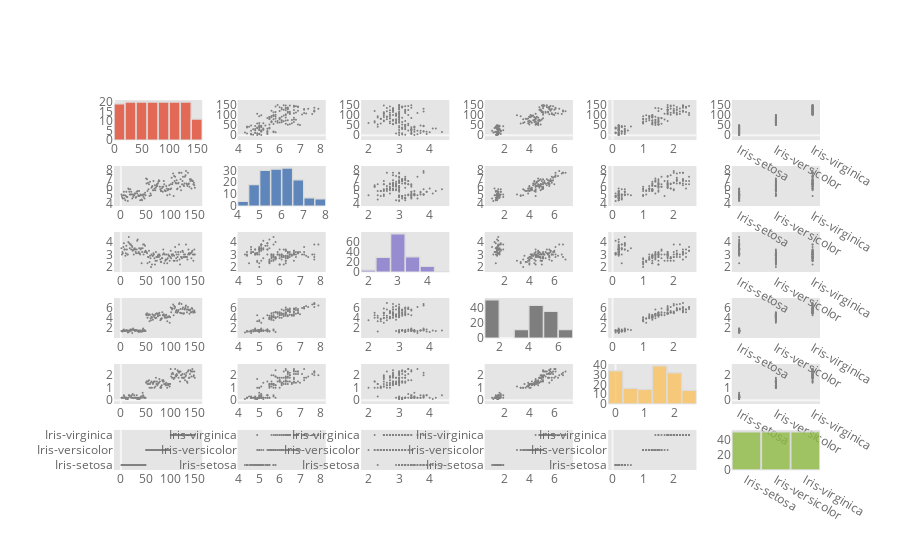

Notebook code for this chart:
### Code cell
df.scatter_matrix()

### Figure 1 — Plotly figure (JSON) as saved in the notebook; plotly's stock layout.template omitted (floating-point values rounded to 4 significant figures; data arrays with more than 128 entries replaced by an {"elided": "..."} marker saying what was removed)
{"data": [{"histfunc": "count", "histnorm": "", "marker": {"color": "rgba(226, 74, 51, 1.0)", "line": {"color": "#D9D9D9", "width": 1.3}}, "name": "Id", "nbinsx": 10, "opacity": 0.8, "orientation": "v", "type": "histogram", "x": {"elided": "150 int values"}, "xaxis": "x", "yaxis": "y"}, {"line": {"color": "rgba(128, 128, 128, 1.0)", "dash": "solid", "shape": "linear", "width": 1.3}, "marker": {"size": 2, "symbol": "circle"}, "mode": "markers", "name": "Id", "text": "", "type": "scatter", "x": {"elided": "150 float values"}, "xaxis": "x2", "y": {"elided": "150 int values"}, "yaxis": "y2"}, {"line": {"color": "rgba(128, 128, 128, 1.0)", "dash": "solid", "shape": "linear", "width": 1.3}, "marker": {"size": 2, "symbol": "circle"}, "mode": "markers", "name": "Id", "text": "", "type": "scatter", "x": {"elided": "150 float values"}, "xaxis": "x3", "y": {"elided": "150 int values"}, "yaxis": "y3"}, {"line": {"color": "rgba(128, 128, 128, 1.0)", "dash": "solid", "shape": "linear", "width": 1.3}, "marker": {"size": 2, "symbol": "circle"}, "mode": "markers", "name": "Id", "text": "", "type": "scatter", "x": {"elided": "150 float values"}, "xaxis": "x4", "y": {"elided": "150 int values"}, "yaxis": "y4"}, {"line": {"color": "rgba(128, 128, 128, 1.0)", "dash": "solid", "shape": "linear", "width": 1.3}, "marker": {"size": 2, "symbol": "circle"}, "mode": "markers", "name": "Id", "text": "", "type": "scatter", "x": {"elided": "150 float values"}, "xaxis": "x5", "y": {"elided": "150 int values"}, "yaxis": "y5"}, {"line": {"color": "rgba(128, 128, 128, 1.0)", "dash": "solid", "shape": "linear", "width": 1.3}, "marker": {"size": 2, "symbol": "circle"}, "mode": "markers", "name": "Id", "text": "", "type": "scatter", "x": {"elided": "150 str values"}, "xaxis": "x6", "y": {"elided": "150 int values"}, "yaxis": "y6"}, {"line": {"color": "rgba(128, 128, 128, 1.0)", "dash": "solid", "shape": "linear", "width": 1.3}, "marker": {"size": 2, "symbol": "circle"}, "mode": "markers", "name": "SepalLengthCm", "text": "", "type": "scatter", "x": {"elided": "150 int values"}, "xaxis": "x7", "y": {"elided": "150 float values"}, "yaxis": "y7"}, {"histfunc": "count", "histnorm": "", "marker": {"color": "rgba(62, 111, 176, 1.0)", "line": {"color": "#D9D9D9", "width": 1.3}}, "name": "SepalLengthCm", "nbinsx": 10, "opacity": 0.8, "orientation": "v", "type": "histogram", "x": {"elided": "150 float values"}, "xaxis": "x8", "yaxis": "y8"}, {"line": {"color": "rgba(128, 128, 128, 1.0)", "dash": "solid", "shape": "linear", "width": 1.3}, "marker": {"size": 2, "symbol": "circle"}, "mode": "markers", "name": "SepalLengthCm", "text": "", "type": "scatter", "x": {"elided": "150 float values"}, "xaxis": "x9", "y": {"elided": "150 float values"}, "yaxis": "y9"}, {"line": {"color": "rgba(128, 128, 128, 1.0)", "dash": "solid", "shape": "linear", "width": 1.3}, "marker": {"size": 2, "symbol": "circle"}, "mode": "markers", "name": "SepalLengthCm", "text": "", "type": "scatter", "x": {"elided": "150 float values"}, "xaxis": "x10", "y": {"elided": "150 float values"}, "yaxis": "y10"}, {"line": {"color": "rgba(128, 128, 128, 1.0)", "dash": "solid", "shape": "linear", "width": 1.3}, "marker": {"size": 2, "symbol": "circle"}, "mode": "markers", "name": "SepalLengthCm", "text": "", "type": "scatter", "x": {"elided": "150 float values"}, "xaxis": "x11", "y": {"elided": "150 float values"}, "yaxis": "y11"}, {"line": {"color": "rgba(128, 128, 128, 1.0)", "dash": "solid", "shape": "linear", "width": 1.3}, "marker": {"size": 2, "symbol": "circle"}, "mode": "markers", "name": "SepalLengthCm", "text": "", "type": "scatter", "x": {"elided": "150 str values"}, "xaxis": "x12", "y": {"elided": "150 float values"}, "yaxis": "y12"}, {"line": {"color": "rgba(128, 128, 128, 1.0)", "dash": "solid", "shape": "linear", "width": 1.3}, "marker": {"size": 2, "symbol": "circle"}, "mode": "markers", "name": "SepalWidthCm", "text": "", "type": "scatter", "x": {"elided": "150 int values"}, "xaxis": "x13", "y": {"elided": "150 float values"}, "yaxis": "y13"}, {"line": {"color": "rgba(128, 128, 128, 1.0)", "dash": "solid", "shape": "linear", "width": 1.3}, "marker": {"size": 2, "symbol": "circle"}, "mode": "markers", "name": "SepalWidthCm", "text": "", "type": "scatter", "x": {"elided": "150 float values"}, "xaxis": "x14", "y": {"elided": "150 float values"}, "yaxis": "y14"}, {"histfunc": "count", "histnorm": "", "marker": {"color": "rgba(132, 118, 202, 1.0)", "line": {"color": "#D9D9D9", "width": 1.3}}, "name": "SepalWidthCm", "nbinsx": 10, "opacity": 0.8, "orientation": "v", "type": "histogram", "x": {"elided": "150 float values"}, "xaxis": "x15", "yaxis": "y15"}, {"line": {"color": "rgba(128, 128, 128, 1.0)", "dash": "solid", "shape": "linear", "width": 1.3}, "marker": {"size": 2, "symbol": "circle"}, "mode": "markers", "name": "SepalWidthCm", "text": "", "type": "scatter", "x": {"elided": "150 float values"}, "xaxis": "x16", "y": {"elided": "150 float values"}, "yaxis": "y16"}, {"line": {"color": "rgba(128, 128, 128, 1.0)", "dash": "solid", "shape": "linear", "width": 1.3}, "marker": {"size": 2, "symbol": "circle"}, "mode": "markers", "name": "SepalWidthCm", "text": "", "type": "scatter", "x": {"elided": "150 float values"}, "xaxis": "x17", "y": {"elided": "150 float values"}, "yaxis": "y17"}, {"line": {"color": "rgba(128, 128, 128, 1.0)", "dash": "solid", "shape": "linear", "width": 1.3}, "marker": {"size": 2, "symbol": "circle"}, "mode": "markers", "name": "SepalWidthCm", "text": "", "type": "scatter", "x": {"elided": "150 str values"}, "xaxis": "x18", "y": {"elided": "150 float values"}, "yaxis": "y18"}, {"line": {"color": "rgba(128, 128, 128, 1.0)", "dash": "solid", "shape": "linear", "width": 1.3}, "marker": {"size": 2, "symbol": "circle"}, "mode": "markers", "name": "PetalLengthCm", "text": "", "type": "scatter", "x": {"elided": "150 int values"}, "xaxis": "x19", "y": {"elided": "150 float values"}, "yaxis": "y19"}, {"line": {"color": "rgba(128, 128, 128, 1.0)", "dash": "solid", "shape": "linear", "width": 1.3}, "marker": {"size": 2, "symbol": "circle"}, "mode": "markers", "name": "PetalLengthCm", "text": "", "type": "scatter", "x": {"elided": "150 float values"}, "xaxis": "x20", "y": {"elided": "150 float values"}, "yaxis": "y20"}, {"line": {"color": "rgba(128, 128, 128, 1.0)", "dash": "solid", "shape": "linear", "width": 1.3}, "marker": {"size": 2, "symbol": "circle"}, "mode": "markers", "name": "PetalLengthCm", "text": "", "type": "scatter", "x": {"elided": "150 float values"}, "xaxis": "x21", "y": {"elided": "150 float values"}, "yaxis": "y21"}, {"histfunc": "count", "histnorm": "", "marker": {"color": "rgba(101, 101, 101, 1.0)", "line": {"color": "#D9D9D9", "width": 1.3}}, "name": "PetalLengthCm", "nbinsx": 10, "opacity": 0.8, "orientation": "v", "type": "histogram", "x": {"elided": "150 float values"}, "xaxis": "x22", "yaxis": "y22"}, {"line": {"color": "rgba(128, 128, 128, 1.0)", "dash": "solid", "shape": "linear", "width": 1.3}, "marker": {"size": 2, "symbol": "circle"}, "mode": "markers", "name": "PetalLengthCm", "text": "", "type": "scatter", "x": {"elided": "150 float values"}, "xaxis": "x23", "y": {"elided": "150 float values"}, "yaxis": "y23"}, {"line": {"color": "rgba(128, 128, 128, 1.0)", "dash": "solid", "shape": "linear", "width": 1.3}, "marker": {"size": 2, "symbol": "circle"}, "mode": "markers", "name": "PetalLengthCm", "text": "", "type": "scatter", "x": {"elided": "150 str values"}, "xaxis": "x24", "y": {"elided": "150 float values"}, "yaxis": "y24"}, {"line": {"color": "rgba(128, 128, 128, 1.0)", "dash": "solid", "shape": "linear", "width": 1.3}, "marker": {"size": 2, "symbol": "circle"}, "mode": "markers", "name": "PetalWidthCm", "text": "", "type": "scatter", "x": {"elided": "150 int values"}, "xaxis": "x25", "y": {"elided": "150 float values"}, "yaxis": "y25"}, {"line": {"color": "rgba(128, 128, 128, 1.0)", "dash": "solid", "shape": "linear", "width": 1.3}, "marker": {"size": 2, "symbol": "circle"}, "mode": "markers", "name": "PetalWidthCm", "text": "", "type": "scatter", "x": {"elided": "150 float values"}, "xaxis": "x26", "y": {"elided": "150 float values"}, "yaxis": "y26"}, {"line": {"color": "rgba(128, 128, 128, 1.0)", "dash": "solid", "shape": "linear", "width": 1.3}, "marker": {"size": 2, "symbol": "circle"}, "mode": "markers", "name": "PetalWidthCm", "text": "", "type": "scatter", "x": {"elided": "150 float values"}, "xaxis": "x27", "y": {"elided": "150 float values"}, "yaxis": "y27"}, {"line": {"color": "rgba(128, 128, 128, 1.0)", "dash": "solid", "shape": "linear", "width": 1.3}, "marker": {"size": 2, "symbol": "circle"}, "mode": "markers", "name": "PetalWidthCm", "text": "", "type": "scatter", "x": {"elided": "150 float values"}, "xaxis": "x28", "y": {"elided": "150 float values"}, "yaxis": "y28"}, {"histfunc": "count", "histnorm": "", "marker": {"color": "rgba(251, 193, 94, 1.0)", "line": {"color": "#D9D9D9", "width": 1.3}}, "name": "PetalWidthCm", "nbinsx": 10, "opacity": 0.8, "orientation": "v", "type": "histogram", "x": {"elided": "150 float values"}, "xaxis": "x29", "yaxis": "y29"}, {"line": {"color": "rgba(128, 128, 128, 1.0)", "dash": "solid", "shape": "linear", "width": 1.3}, "marker": {"size": 2, "symbol": "circle"}, "mode": "markers", "name": "PetalWidthCm", "text": "", "type": "scatter", "x": {"elided": "150 str values"}, "xaxis": "x30", "y": {"elided": "150 float values"}, "yaxis": "y30"}, {"line": {"color": "rgba(128, 128, 128, 1.0)", "dash": "solid", "shape": "linear", "width": 1.3}, "marker": {"size": 2, "symbol": "circle"}, "mode": "markers", "name": "Species", "text": "", "type": "scatter", "x": {"elided": "150 int values"}, "xaxis": "x31", "y": {"elided": "150 str values"}, "yaxis": "y31"}, {"line": {"color": "rgba(128, 128, 128, 1.0)", "dash": "solid", "shape": "linear", "width": 1.3}, "marker": {"size": 2, "symbol": "circle"}, "mode": "markers", "name": "Species", "text": "", "type": "scatter", "x": {"elided": "150 float values"}, "xaxis": "x32", "y": {"elided": "150 str values"}, "yaxis": "y32"}, {"line": {"color": "rgba(128, 128, 128, 1.0)", "dash": "solid", "shape": "linear", "width": 1.3}, "marker": {"size": 2, "symbol": "circle"}, "mode": "markers", "name": "Species", "text": "", "type": "scatter", "x": {"elided": "150 float values"}, "xaxis": "x33", "y": {"elided": "150 str values"}, "yaxis": "y33"}, {"line": {"color": "rgba(128, 128, 128, 1.0)", "dash": "solid", "shape": "linear", "width": 1.3}, "marker": {"size": 2, "symbol": "circle"}, "mode": "markers", "name": "Species", "text": "", "type": "scatter", "x": {"elided": "150 float values"}, "xaxis": "x34", "y": {"elided": "150 str values"}, "yaxis": "y34"}, {"line": {"color": "rgba(128, 128, 128, 1.0)", "dash": "solid", "shape": "linear", "width": 1.3}, "marker": {"size": 2, "symbol": "circle"}, "mode": "markers", "name": "Species", "text": "", "type": "scatter", "x": {"elided": "150 float values"}, "xaxis": "x35", "y": {"elided": "150 str values"}, "yaxis": "y35"}, {"histfunc": "count", "histnorm": "", "marker": {"color": "rgba(142, 186, 66, 1.0)", "line": {"color": "#D9D9D9", "width": 1.3}}, "name": "Species", "nbinsx": 10, "opacity": 0.8, "orientation": "v", "type": "histogram", "x": {"elided": "150 str values"}, "xaxis": "x36", "yaxis": "y36"}], "layout": {"bargap": 0.02, "legend": {"bgcolor": "#FFFFFF", "font": {"color": "#666666"}}, "paper_bgcolor": "#FFFFFF", "plot_bgcolor": "#E5E5E5", "showlegend": false, "title": {"font": {"color": "#151516"}}, "xaxis": {"anchor": "y", "domain": [0, 0.125], "gridcolor": "#F6F6F6", "showgrid": false, "tickfont": {"color": "#666666"}, "title": {"font": {"color": "#666666"}, "text": ""}, "zerolinecolor": "#F6F6F6"}, "xaxis10": {"anchor": "y10", "domain": [0.525, 0.65], "gridcolor": "#F6F6F6", "showgrid": false, "tickfont": {"color": "#666666"}, "title": {"font": {"color": "#666666"}, "text": ""}, "zerolinecolor": "#F6F6F6"}, "xaxis11": {"anchor": "y11", "domain": [0.7, 0.825], "gridcolor": "#F6F6F6", "showgrid": false, "tickfont": {"color": "#666666"}, "title": {"font": {"color": "#666666"}, "text": ""}, "zerolinecolor": "#F6F6F6"}, "xaxis12": {"anchor": "y12", "domain": [0.875, 1], "gridcolor": "#F6F6F6", "showgrid": false, "tickfont": {"color": "#666666"}, "title": {"font": {"color": "#666666"}, "text": ""}, "zerolinecolor": "#F6F6F6"}, "xaxis13": {"anchor": "y13", "domain": [0, 0.125], "gridcolor": "#F6F6F6", "showgrid": false, "tickfont": {"color": "#666666"}, "title": {"font": {"color": "#666666"}, "text": ""}, "zerolinecolor": "#F6F6F6"}, "xaxis14": {"anchor": "y14", "domain": [0.175, 0.3], "gridcolor": "#F6F6F6", "showgrid": false, "tickfont": {"color": "#666666"}, "title": {"font": {"color": "#666666"}, "text": ""}, "zerolinecolor": "#F6F6F6"}, "xaxis15": {"anchor": "y15", "domain": [0.35, 0.475], "gridcolor": "#F6F6F6", "showgrid": false, "tickfont": {"color": "#666666"}, "title": {"font": {"color": "#666666"}, "text": ""}, "zerolinecolor": "#F6F6F6"}, "xaxis16": {"anchor": "y16", "domain": [0.525, 0.65], "gridcolor": "#F6F6F6", "showgrid": false, "tickfont": {"color": "#666666"}, "title": {"font": {"color": "#666666"}, "text": ""}, "zerolinecolor": "#F6F6F6"}, "xaxis17": {"anchor": "y17", "domain": [0.7, 0.825], "gridcolor": "#F6F6F6", "showgrid": false, "tickfont": {"color": "#666666"}, "title": {"font": {"color": "#666666"}, "text": ""}, "zerolinecolor": "#F6F6F6"}, "xaxis18": {"anchor": "y18", "domain": [0.875, 1], "gridcolor": "#F6F6F6", "showgrid": false, "tickfont": {"color": "#666666"}, "title": {"font": {"color": "#666666"}, "text": ""}, "zerolinecolor": "#F6F6F6"}, "xaxis19": {"anchor": "y19", "domain": [0, 0.125], "gridcolor": "#F6F6F6", "showgrid": false, "tickfont": {"color": "#666666"}, "title": {"font": {"color": "#666666"}, "text": ""}, "zerolinecolor": "#F6F6F6"}, "xaxis2": {"anchor": "y2", "domain": [0.175, 0.3], "gridcolor": "#F6F6F6", "showgrid": false, "tickfont": {"color": "#666666"}, "title": {"font": {"color": "#666666"}, "text": ""}, "zerolinecolor": "#F6F6F6"}, "xaxis20": {"anchor": "y20", "domain": [0.175, 0.3], "gridcolor": "#F6F6F6", "showgrid": false, "tickfont": {"color": "#666666"}, "title": {"font": {"color": "#666666"}, "text": ""}, "zerolinecolor": "#F6F6F6"}, "xaxis21": {"anchor": "y21", "domain": [0.35, 0.475], "gridcolor": "#F6F6F6", "showgrid": false, "tickfont": {"color": "#666666"}, "title": {"font": {"color": "#666666"}, "text": ""}, "zerolinecolor": "#F6F6F6"}, "xaxis22": {"anchor": "y22", "domain": [0.525, 0.65], "gridcolor": "#F6F6F6", "showgrid": false, "tickfont": {"color": "#666666"}, "title": {"font": {"color": "#666666"}, "text": ""}, "zerolinecolor": "#F6F6F6"}, "xaxis23": {"anchor": "y23", "domain": [0.7, 0.825], "gridcolor": "#F6F6F6", "showgrid": false, "tickfont": {"color": "#666666"}, "title": {"font": {"color": "#666666"}, "text": ""}, "zerolinecolor": "#F6F6F6"}, "xaxis24": {"anchor": "y24", "domain": [0.875, 1], "gridcolor": "#F6F6F6", "showgrid": false, "tickfont": {"color": "#666666"}, "title": {"font": {"color": "#666666"}, "text": ""}, "zerolinecolor": "#F6F6F6"}, "xaxis25": {"anchor": "y25", "domain": [0, 0.125], "gridcolor": "#F6F6F6", "showgrid": false, "tickfont": {"color": "#666666"}, "title": {"font": {"color": "#666666"}, "text": ""}, "zerolinecolor": "#F6F6F6"}, "xaxis26": {"anchor": "y26", "domain": [0.175, 0.3], "gridcolor": "#F6F6F6", "showgrid": false, "tickfont": {"color": "#666666"}, "title": {"font": {"color": "#666666"}, "text": ""}, "zerolinecolor": "#F6F6F6"}, "xaxis27": {"anchor": "y27", "domain": [0.35, 0.475], "gridcolor": "#F6F6F6", "showgrid": false, "tickfont": {"color": "#666666"}, "title": {"font": {"color": "#666666"}, "text": ""}, "zerolinecolor": "#F6F6F6"}, "xaxis28": {"anchor": "y28", "domain": [0.525, 0.65], "gridcolor": "#F6F6F6", "showgrid": false, "tickfont": {"color": "#666666"}, "title": {"font": {"color": "#666666"}, "text": ""}, "zerolinecolor": "#F6F6F6"}, "xaxis29": {"anchor": "y29", "domain": [0.7, 0.825], "gridcolor": "#F6F6F6", "showgrid": false, "tickfont": {"color": "#666666"}, "title": {"font": {"color": "#666666"}, "text": ""}, "zerolinecolor": "#F6F6F6"}, "xaxis3": {"anchor": "y3", "domain": [0.35, 0.475], "gridcolor": "#F6F6F6", "showgrid": false, "tickfont": {"color": "#666666"}, "title": {"font": {"color": "#666666"}, "text": ""}, "zerolinecolor": "#F6F6F6"}, "xaxis30": {"anchor": "y30", "domain": [0.875, 1], "gridcolor": "#F6F6F6", "showgrid": false, "tickfont": {"color": "#666666"}, "title": {"font": {"color": "#666666"}, "text": ""}, "zerolinecolor": "#F6F6F6"}, "xaxis31": {"anchor": "y31", "domain": [0, 0.125], "gridcolor": "#F6F6F6", "showgrid": false, "tickfont": {"color": "#666666"}, "title": {"font": {"color": "#666666"}, "text": ""}, "zerolinecolor": "#F6F6F6"}, "xaxis32": {"anchor": "y32", "domain": [0.175, 0.3], "gridcolor": "#F6F6F6", "showgrid": false, "tickfont": {"color": "#666666"}, "title": {"font": {"color": "#666666"}, "text": ""}, "zerolinecolor": "#F6F6F6"}, "xaxis33": {"anchor": "y33", "domain": [0.35, 0.475], "gridcolor": "#F6F6F6", "showgrid": false, "tickfont": {"color": "#666666"}, "title": {"font": {"color": "#666666"}, "text": ""}, "zerolinecolor": "#F6F6F6"}, "xaxis34": {"anchor": "y34", "domain": [0.525, 0.65], "gridcolor": "#F6F6F6", "showgrid": false, "tickfont": {"color": "#666666"}, "title": {"font": {"color": "#666666"}, "text": ""}, "zerolinecolor": "#F6F6F6"}, "xaxis35": {"anchor": "y35", "domain": [0.7, 0.825], "gridcolor": "#F6F6F6", "showgrid": false, "tickfont": {"color": "#666666"}, "title": {"font": {"color": "#666666"}, "text": ""}, "zerolinecolor": "#F6F6F6"}, "xaxis36": {"anchor": "y36", "domain": [0.875, 1], "gridcolor": "#F6F6F6", "showgrid": false, "tickfont": {"color": "#666666"}, "title": {"font": {"color": "#666666"}, "text": ""}, "zerolinecolor": "#F6F6F6"}, "xaxis4": {"anchor": "y4", "domain": [0.525, 0.65], "gridcolor": "#F6F6F6", "showgrid": false, "tickfont": {"color": "#666666"}, "title": {"font": {"color": "#666666"}, "text": ""}, "zerolinecolor": "#F6F6F6"}, "xaxis5": {"anchor": "y5", "domain": [0.7, 0.825], "gridcolor": "#F6F6F6", "showgrid": false, "tickfont": {"color": "#666666"}, "title": {"font": {"color": "#666666"}, "text": ""}, "zerolinecolor": "#F6F6F6"}, "xaxis6": {"anchor": "y6", "domain": [0.875, 1], "gridcolor": "#F6F6F6", "showgrid": false, "tickfont": {"color": "#666666"}, "title": {"font": {"color": "#666666"}, "text": ""}, "zerolinecolor": "#F6F6F6"}, "xaxis7": {"anchor": "y7", "domain": [0, 0.125], "gridcolor": "#F6F6F6", "showgrid": false, "tickfont": {"color": "#666666"}, "title": {"font": {"color": "#666666"}, "text": ""}, "zerolinecolor": "#F6F6F6"}, "xaxis8": {"anchor": "y8", "domain": [0.175, 0.3], "gridcolor": "#F6F6F6", "showgrid": false, "tickfont": {"color": "#666666"}, "title": {"font": {"color": "#666666"}, "text": ""}, "zerolinecolor": "#F6F6F6"}, "xaxis9": {"anchor": "y9", "domain": [0.35, 0.475], "gridcolor": "#F6F6F6", "showgrid": false, "tickfont": {"color": "#666666"}, "title": {"font": {"color": "#666666"}, "text": ""}, "zerolinecolor": "#F6F6F6"}, "yaxis": {"anchor": "x", "domain": [0.8917, 1.0], "gridcolor": "#F6F6F6", "showgrid": false, "tickfont": {"color": "#666666"}, "title": {"font": {"color": "#666666"}, "text": ""}, "zerolinecolor": "#F6F6F6"}, "yaxis10": {"anchor": "x10", "domain": [0.7133, 0.8217], "gridcolor": "#F6F6F6", "showgrid": false, "tickfont": {"color": "#666666"}, "title": {"font": {"color": "#666666"}, "text": ""}, "zerolinecolor": "#F6F6F6"}, "yaxis11": {"anchor": "x11", "domain": [0.7133, 0.8217], "gridcolor": "#F6F6F6", "showgrid": false, "tickfont": {"color": "#666666"}, "title": {"font": {"color": "#666666"}, "text": ""}, "zerolinecolor": "#F6F6F6"}, "yaxis12": {"anchor": "x12", "domain": [0.7133, 0.8217], "gridcolor": "#F6F6F6", "showgrid": false, "tickfont": {"color": "#666666"}, "title": {"font": {"color": "#666666"}, "text": ""}, "zerolinecolor": "#F6F6F6"}, "yaxis13": {"anchor": "x13", "domain": [0.535, 0.6433], "gridcolor": "#F6F6F6", "showgrid": false, "tickfont": {"color": "#666666"}, "title": {"font": {"color": "#666666"}, "text": ""}, "zerolinecolor": "#F6F6F6"}, "yaxis14": {"anchor": "x14", "domain": [0.535, 0.6433], "gridcolor": "#F6F6F6", "showgrid": false, "tickfont": {"color": "#666666"}, "title": {"font": {"color": "#666666"}, "text": ""}, "zerolinecolor": "#F6F6F6"}, "yaxis15": {"anchor": "x15", "domain": [0.535, 0.6433], "gridcolor": "#F6F6F6", "showgrid": false, "tickfont": {"color": "#666666"}, "title": {"font": {"color": "#666666"}, "text": ""}, "zerolinecolor": "#F6F6F6"}, "yaxis16": {"anchor": "x16", "domain": [0.535, 0.6433], "gridcolor": "#F6F6F6", "showgrid": false, "tickfont": {"color": "#666666"}, "title": {"font": {"color": "#666666"}, "text": ""}, "zerolinecolor": "#F6F6F6"}, "yaxis17": {"anchor": "x17", "domain": [0.535, 0.6433], "gridcolor": "#F6F6F6", "showgrid": false, "tickfont": {"color": "#666666"}, "title": {"font": {"color": "#666666"}, "text": ""}, "zerolinecolor": "#F6F6F6"}, "yaxis18": {"anchor": "x18", "domain": [0.535, 0.6433], "gridcolor": "#F6F6F6", "showgrid": false, "tickfont": {"color": "#666666"}, "title": {"font": {"color": "#666666"}, "text": ""}, "zerolinecolor": "#F6F6F6"}, "yaxis19": {"anchor": "x19", "domain": [0.3567, 0.465], "gridcolor": "#F6F6F6", "showgrid": false, "tickfont": {"color": "#666666"}, "title": {"font": {"color": "#666666"}, "text": ""}, "zerolinecolor": "#F6F6F6"}, "yaxis2": {"anchor": "x2", "domain": [0.8917, 1.0], "gridcolor": "#F6F6F6", "showgrid": false, "tickfont": {"color": "#666666"}, "title": {"font": {"color": "#666666"}, "text": ""}, "zerolinecolor": "#F6F6F6"}, "yaxis20": {"anchor": "x20", "domain": [0.3567, 0.465], "gridcolor": "#F6F6F6", "showgrid": false, "tickfont": {"color": "#666666"}, "title": {"font": {"color": "#666666"}, "text": ""}, "zerolinecolor": "#F6F6F6"}, "yaxis21": {"anchor": "x21", "domain": [0.3567, 0.465], "gridcolor": "#F6F6F6", "showgrid": false, "tickfont": {"color": "#666666"}, "title": {"font": {"color": "#666666"}, "text": ""}, "zerolinecolor": "#F6F6F6"}, "yaxis22": {"anchor": "x22", "domain": [0.3567, 0.465], "gridcolor": "#F6F6F6", "showgrid": false, "tickfont": {"color": "#666666"}, "title": {"font": {"color": "#666666"}, "text": ""}, "zerolinecolor": "#F6F6F6"}, "yaxis23": {"anchor": "x23", "domain": [0.3567, 0.465], "gridcolor": "#F6F6F6", "showgrid": false, "tickfont": {"color": "#666666"}, "title": {"font": {"color": "#666666"}, "text": ""}, "zerolinecolor": "#F6F6F6"}, "yaxis24": {"anchor": "x24", "domain": [0.3567, 0.465], "gridcolor": "#F6F6F6", "showgrid": false, "tickfont": {"color": "#666666"}, "title": {"font": {"color": "#666666"}, "text": ""}, "zerolinecolor": "#F6F6F6"}, "yaxis25": {"anchor": "x25", "domain": [0.1783, 0.2867], "gridcolor": "#F6F6F6", "showgrid": false, "tickfont": {"color": "#666666"}, "title": {"font": {"color": "#666666"}, "text": ""}, "zerolinecolor": "#F6F6F6"}, "yaxis26": {"anchor": "x26", "domain": [0.1783, 0.2867], "gridcolor": "#F6F6F6", "showgrid": false, "tickfont": {"color": "#666666"}, "title": {"font": {"color": "#666666"}, "text": ""}, "zerolinecolor": "#F6F6F6"}, "yaxis27": {"anchor": "x27", "domain": [0.1783, 0.2867], "gridcolor": "#F6F6F6", "showgrid": false, "tickfont": {"color": "#666666"}, "title": {"font": {"color": "#666666"}, "text": ""}, "zerolinecolor": "#F6F6F6"}, "yaxis28": {"anchor": "x28", "domain": [0.1783, 0.2867], "gridcolor": "#F6F6F6", "showgrid": false, "tickfont": {"color": "#666666"}, "title": {"font": {"color": "#666666"}, "text": ""}, "zerolinecolor": "#F6F6F6"}, "yaxis29": {"anchor": "x29", "domain": [0.1783, 0.2867], "gridcolor": "#F6F6F6", "showgrid": false, "tickfont": {"color": "#666666"}, "title": {"font": {"color": "#666666"}, "text": ""}, "zerolinecolor": "#F6F6F6"}, "yaxis3": {"anchor": "x3", "domain": [0.8917, 1.0], "gridcolor": "#F6F6F6", "showgrid": false, "tickfont": {"color": "#666666"}, "title": {"font": {"color": "#666666"}, "text": ""}, "zerolinecolor": "#F6F6F6"}, "yaxis30": {"anchor": "x30", "domain": [0.1783, 0.2867], "gridcolor": "#F6F6F6", "showgrid": false, "tickfont": {"color": "#666666"}, "title": {"font": {"color": "#666666"}, "text": ""}, "zerolinecolor": "#F6F6F6"}, "yaxis31": {"anchor": "x31", "domain": [0, 0.1083], "gridcolor": "#F6F6F6", "showgrid": false, "tickfont": {"color": "#666666"}, "title": {"font": {"color": "#666666"}, "text": ""}, "zerolinecolor": "#F6F6F6"}, "yaxis32": {"anchor": "x32", "domain": [0, 0.1083], "gridcolor": "#F6F6F6", "showgrid": false, "tickfont": {"color": "#666666"}, "title": {"font": {"color": "#666666"}, "text": ""}, "zerolinecolor": "#F6F6F6"}, "yaxis33": {"anchor": "x33", "domain": [0, 0.1083], "gridcolor": "#F6F6F6", "showgrid": false, "tickfont": {"color": "#666666"}, "title": {"font": {"color": "#666666"}, "text": ""}, "zerolinecolor": "#F6F6F6"}, "yaxis34": {"anchor": "x34", "domain": [0, 0.1083], "gridcolor": "#F6F6F6", "showgrid": false, "tickfont": {"color": "#666666"}, "title": {"font": {"color": "#666666"}, "text": ""}, "zerolinecolor": "#F6F6F6"}, "yaxis35": {"anchor": "x35", "domain": [0, 0.1083], "gridcolor": "#F6F6F6", "showgrid": false, "tickfont": {"color": "#666666"}, "title": {"font": {"color": "#666666"}, "text": ""}, "zerolinecolor": "#F6F6F6"}, "yaxis36": {"anchor": "x36", "domain": [0, 0.1083], "gridcolor": "#F6F6F6", "showgrid": false, "tickfont": {"color": "#666666"}, "title": {"font": {"color": "#666666"}, "text": ""}, "zerolinecolor": "#F6F6F6"}, "yaxis4": {"anchor": "x4", "domain": [0.8917, 1.0], "gridcolor": "#F6F6F6", "showgrid": false, "tickfont": {"color": "#666666"}, "title": {"font": {"color": "#666666"}, "text": ""}, "zerolinecolor": "#F6F6F6"}, "yaxis5": {"anchor": "x5", "domain": [0.8917, 1.0], "gridcolor": "#F6F6F6", "showgrid": false, "tickfont": {"color": "#666666"}, "title": {"font": {"color": "#666666"}, "text": ""}, "zerolinecolor": "#F6F6F6"}, "yaxis6": {"anchor": "x6", "domain": [0.8917, 1.0], "gridcolor": "#F6F6F6", "showgrid": false, "tickfont": {"color": "#666666"}, "title": {"font": {"color": "#666666"}, "text": ""}, "zerolinecolor": "#F6F6F6"}, "yaxis7": {"anchor": "x7", "domain": [0.7133, 0.8217], "gridcolor": "#F6F6F6", "showgrid": false, "tickfont": {"color": "#666666"}, "title": {"font": {"color": "#666666"}, "text": ""}, "zerolinecolor": "#F6F6F6"}, "yaxis8": {"anchor": "x8", "domain": [0.7133, 0.8217], "gridcolor": "#F6F6F6", "showgrid": false, "tickfont": {"color": "#666666"}, "title": {"font": {"color": "#666666"}, "text": ""}, "zerolinecolor": "#F6F6F6"}, "yaxis9": {"anchor": "x9", "domain": [0.7133, 0.8217], "gridcolor": "#F6F6F6", "showgrid": false, "tickfont": {"color": "#666666"}, "title": {"font": {"color": "#666666"}, "text": ""}, "zerolinecolor": "#F6F6F6"}}}
